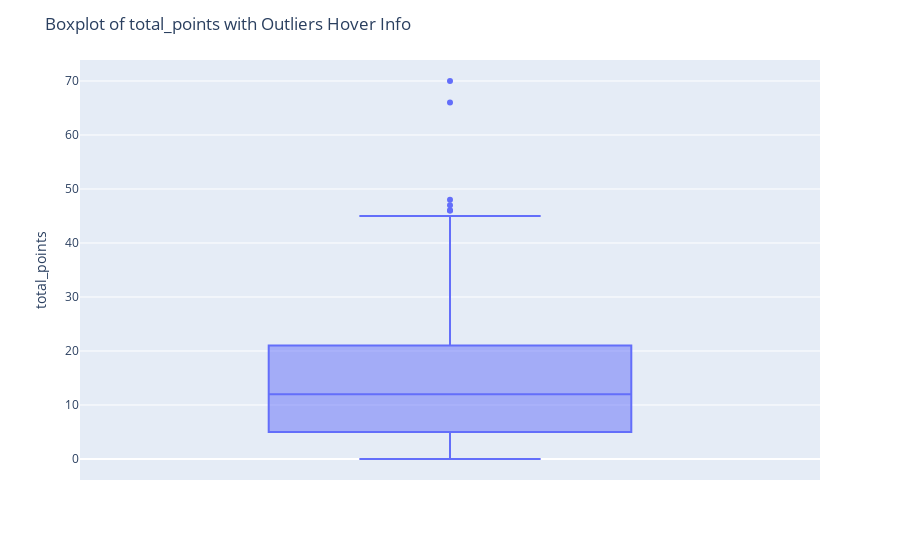

Here is the notebook cell this chart was saved with:
### Code cell
plot_box_with_hover(p_unique_df, col='total_points', id_col='player_name')

### Figure 1 — Plotly figure (JSON) as saved in the notebook; plotly's stock layout.template omitted (floating-point values rounded to 4 significant figures; data arrays with more than 128 entries replaced by an {"elided": "..."} marker saying what was removed)
{"data": [{"alignmentgroup": "True", "boxpoints": "outliers", "customdata": {"elided": "429x1 str values"}, "hovertemplate": "total_points=%{y}<br>player_name=%{customdata[0]}<extra></extra>", "legendgroup": "", "marker": {"color": "#636efa"}, "name": "", "notched": false, "offsetgroup": "", "orientation": "v", "showlegend": false, "type": "box", "x0": " ", "xaxis": "x", "y": {"elided": "429 int values"}, "y0": " ", "yaxis": "y"}], "layout": {"boxmode": "group", "legend": {"tracegroupgap": 0}, "margin": {"t": 60}, "title": {"text": "Boxplot of total_points with Outliers Hover Info"}, "xaxis": {"anchor": "y", "domain": [0, 1], "title": {"text": ""}}, "yaxis": {"anchor": "x", "domain": [0, 1], "title": {"text": "total_points"}}}}
